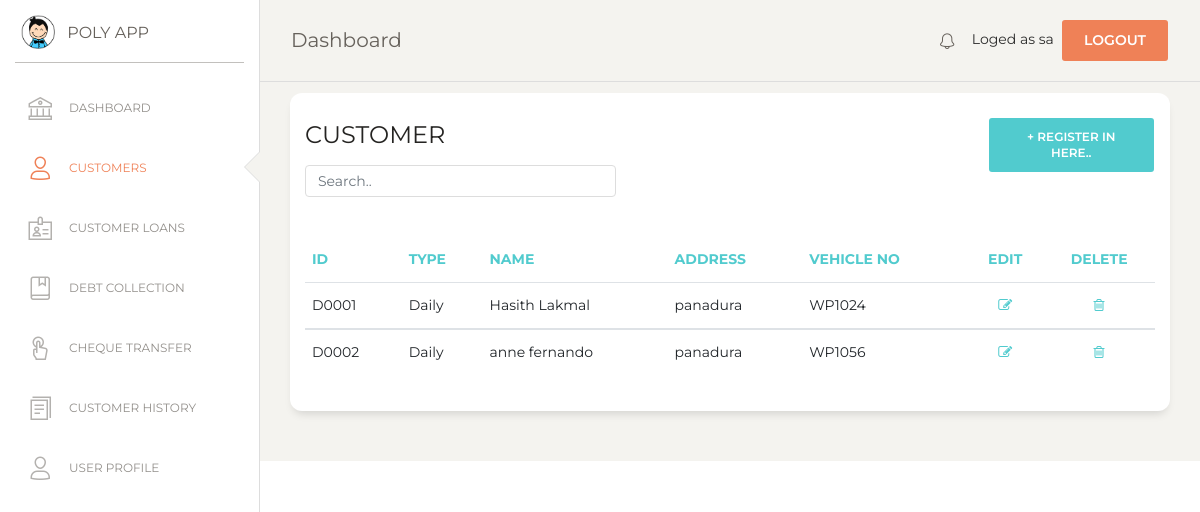
The app's page /customer.php (signed in) with its own data.
### tables this page shows
CREATE TABLE `customer` (
  `cust_id` varchar(10) NOT NULL,
  `type` varchar(20) NOT NULL,
  `name` varchar(100) NOT NULL,
  `address` varchar(150) NOT NULL,
  `vehicle_no` text NOT NULL
);

### customer.php (the view, shortened to what this page needs)
<?php
if (!isset($_SESSION['loged_user'])) {
    header('location: login.php');
}else {
$con = mysqli_connect(DB_HOSTNAME,DB_USERNAME,DB_PASSWORD);
mysqli_select_db($con,DB_NAME);
?>
<!DOCTYPE html>
<html lang="en">
<head>
  <link href="https://maxcdn.bootstrapcdn.com/font-awesome/latest/css/font-awesome.min.css" rel="stylesheet">
  <link href="assets/css/bootstrap.min.css" rel="stylesheet" />
  <link href="assets/css/paper-dashboard.css?v=2.0.1" rel="stylesheet" />
  <link href="assets/demo/demo.css" rel="stylesheet" />
</head>
<body class="">
  <div class="wrapper ">
    <div class="sidebar" data-color="white" data-active-color="danger">
      <div class="logo">
        <a href="#" class="simple-text logo-mini">
          <div class="logo-image-small">
            <img src="assets/img/logo-small.png">
          </div>
        </a>
        <a href="#" class="simple-text logo-normal">
          POLY APP
        </a>
      </div>
      <div class="sidebar-wrapper">
        <ul class="nav">
          <li>
            <a href="index">
              <i class="nc-icon nc-bank"></i>
              <p>DASHBOARD</p>
            </a>
          </li>
          <li class="active">
            <a href="customer">
              <i class="nc-icon nc-single-02"></i>
              <p>CUSTOMERS</p>
            </a>
          </li>
          <li class="">
            <a href="customer_loan">
              <i class="nc-icon nc-badge"></i>
              <p>CUSTOMER LOANS</p>
            </a>
          </li>
          <li>
            <a href="debt_collection">
              <i class="nc-icon nc-book-bookmark"></i>
              <p>DEBT COLLECTION</p>
            </a>
          </li>
          <li>
            <a href="cheque_transfer">
              <i class="nc-icon nc-tap-01"></i>
              <p>CHEQUE TRANSFER</p>
            </a>
          </li>
          <li>
            <a href="report">
              <i class="nc-icon nc-single-copy-04"></i>
              <p>CUSTOMER HISTORY</p>
            </a>
          </li>
          <li>
            <a href="user">
              <i class="nc-icon nc-single-02"></i>
              <p>USER PROFILE</p>
            </a>
          </li>
        </ul>
      </div>
    </div>
    <div class="main-panel">
      <?php include('include/nav.php');  ?>
      <div class="content">
       <div class="row">
          <div class="col-md-12">
            <div class="card">
              <div class="row">
              <div class="col-md-9">
              <div class="card-header">
                <h4 class="card-title"> CUSTOMER</h4>
                <input class="form-control myInput" id="myInput" type="text" placeholder="Search..">
              </div>
              </div>
              <div class="col-md-3">
                <div class="card-header">
                    <button type="button" class="btn btn-primary add-btn" data-toggle="modal" data-target="#Form1">+ Register in here..
                    </button>
                </div>
              </div>
              </div>
              <div class="card-body">
              </div>
              <div class="card-body">
                <div class="table-responsive">
                  <table class="table" id="myTable">
                    <thead class="text-primary">
                      <th>                    ID</th>
                      <th>                    Type</th>
                      <th>                    Name</th>
                      <th>                    Address</th>
                      <th>                    Vehicle No</th>
                      <th class="text-center"> Edit 				</th>
                      <th class="text-center"> Delete 			</th>
                    </thead>
                    <tbody>
                      <?php
                      $sql=mysqli_query($con,"SELECT * FROM customer");
                      $numRows = mysqli_num_rows($sql);
                      if($numRows > 0) {
                        while($row = mysqli_fetch_assoc($sql)) {
                          ?>
                          <tr>
                            <td>                      <?php echo $row['cust_id'] ?>            </td>
                            <td>                      <?php echo $row['type'] ?>               </td>
                            <td>                      <?php echo $row['name']?>                </td>
                            <td>                      <?php echo $row['address']  ?>           </td>
                            <td>                      <?php echo $row['vehicle_no']  ?>        </td>
                            <td class="text-center">
                             <a href="#" onclick="editView('<?php echo $row['cust_id']; ?>')" name="edit">
                              <i class="fa fa-pencil-square-o" aria-hidden="true"></i></a>
                            </td>
                            <td class="text-center">
                              <a href="#" onclick="confirmation('event','<?php echo $row['cust_id']; ?>')" name="delete">
                              <i class="fa fa-trash-o" aria-hidden="true"></i></a>
                            </td>
                          </tr>
                    </tbody>
                           <?php
                        }
                      }
                    ?>
                    </table>
                </div>
              </div>
            </div>
          </div>
        </div>
      </div>
      </div>
       <?php include('include/footer.php');  ?>
    </div>
</body>
</html>
<?php
}
?>

### assets/demo/demo.css (style rules this page uses)
.add-btn { float: right !important; }
.myInput { width: 50% !important; }

### records on screen
customer: cust_id "D0001", type "Daily", name "Hasith Lakmal", address "panadura", vehicle_no "WP1024"
customer: cust_id "D0002", type "Daily", name "anne fernando", address "panadura", vehicle_no "WP1056"

### other values on screen
$_SESSION['loged_user'] "sa"
